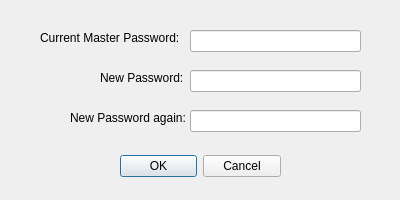
<?xml version="1.0" encoding="UTF-8"?>
<ui version="4.0">
 <class>ChgMasterPwdDlg</class>
 <widget class="QDialog" name="ChgMasterPwdDlg">
  <property name="geometry">
   <rect>
    <x>0</x>
    <y>0</y>
    <width>400</width>
    <height>200</height>
   </rect>
  </property>
  <property name="windowTitle">
   <string>Change Master Password</string>
  </property>
  <property name="windowIcon">
   <iconset resource="res.qrc">
    <normaloff>:/icons/icons/app16.png</normaloff>:/icons/icons/app16.png</iconset>
  </property>
  <widget class="QDialogButtonBox" name="buttonBox">
   <property name="geometry">
    <rect>
     <x>120</x>
     <y>150</y>
     <width>161</width>
     <height>32</height>
    </rect>
   </property>
   <property name="orientation">
    <enum>Qt::Horizontal</enum>
   </property>
   <property name="standardButtons">
    <set>QDialogButtonBox::Cancel|QDialogButtonBox::Ok</set>
   </property>
  </widget>
  <widget class="QLabel" name="lb1">
   <property name="geometry">
    <rect>
     <x>40</x>
     <y>30</y>
     <width>151</width>
     <height>16</height>
    </rect>
   </property>
   <property name="text">
    <string>Current Master Password:</string>
   </property>
  </widget>
  <widget class="QLabel" name="lb2">
   <property name="geometry">
    <rect>
     <x>100</x>
     <y>70</y>
     <width>91</width>
     <height>16</height>
    </rect>
   </property>
   <property name="text">
    <string>New Password:</string>
   </property>
  </widget>
  <widget class="QLabel" name="lb3">
   <property name="geometry">
    <rect>
     <x>70</x>
     <y>110</y>
     <width>121</width>
     <height>16</height>
    </rect>
   </property>
   <property name="text">
    <string>New Password again:</string>
   </property>
  </widget>
  <widget class="QLineEdit" name="oldPwd">
   <property name="geometry">
    <rect>
     <x>190</x>
     <y>30</y>
     <width>171</width>
     <height>22</height>
    </rect>
   </property>
   <property name="echoMode">
    <enum>QLineEdit::Password</enum>
   </property>
  </widget>
  <widget class="QLineEdit" name="newPwd">
   <property name="geometry">
    <rect>
     <x>190</x>
     <y>70</y>
     <width>171</width>
     <height>22</height>
    </rect>
   </property>
   <property name="echoMode">
    <enum>QLineEdit::Password</enum>
   </property>
  </widget>
  <widget class="QLineEdit" name="newPwd2">
   <property name="geometry">
    <rect>
     <x>190</x>
     <y>110</y>
     <width>171</width>
     <height>22</height>
    </rect>
   </property>
   <property name="echoMode">
    <enum>QLineEdit::Password</enum>
   </property>
  </widget>
 </widget>
 <resources>
  <include location="res.qrc"/>
 </resources>
 <connections>
  <connection>
   <sender>buttonBox</sender>
   <signal>accepted()</signal>
   <receiver>ChgMasterPwdDlg</receiver>
   <slot>accept()</slot>
   <hints>
    <hint type="sourcelabel">
     <x>280</x>
     <y>164</y>
    </hint>
    <hint type="destinationlabel">
     <x>157</x>
     <y>199</y>
    </hint>
   </hints>
  </connection>
  <connection>
   <sender>buttonBox</sender>
   <signal>rejected()</signal>
   <receiver>ChgMasterPwdDlg</receiver>
   <slot>reject()</slot>
   <hints>
    <hint type="sourcelabel">
     <x>280</x>
     <y>170</y>
    </hint>
    <hint type="destinationlabel">
     <x>286</x>
     <y>199</y>
    </hint>
   </hints>
  </connection>
 </connections>
</ui>
